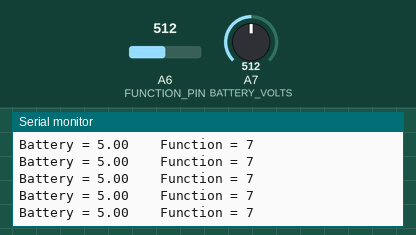
A sketch run on a simulated Arduino Nano, built with avr-gcc and run on an emulated ATmega328P. On the bench: the last lines printed to the serial monitor. Inputs (shaded band) come from the test bench; at power-on: A6 (FUNCTION_PIN) = 512, A7 (BATTERY_VOLTS) = 512.

Above: at 1.2 s.
1.3 s: A6 (FUNCTION_PIN) set to 716
At 1.31 s:
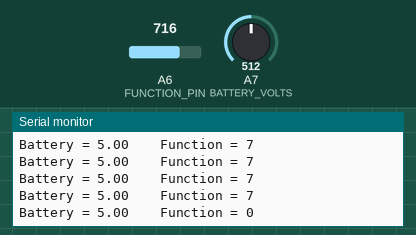
2.8 s: A7 (BATTERY_VOLTS) set to 716
At 2.81 s:
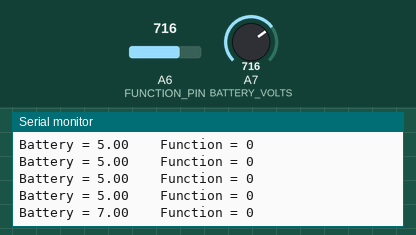
4.3 s: A7 (BATTERY_VOLTS) set to 900
At 4.31 s:
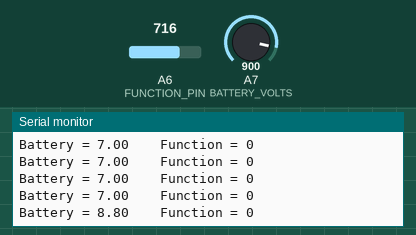
5.8 s: A6 (FUNCTION_PIN) set to 511
At 5.81 s:
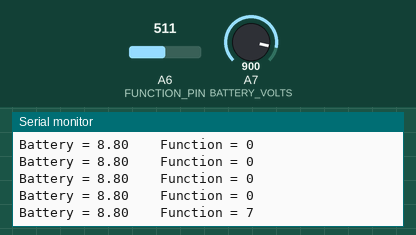
Timing chart, 0 to 8.3 s (numbered marks = the images above; inputs shaded):
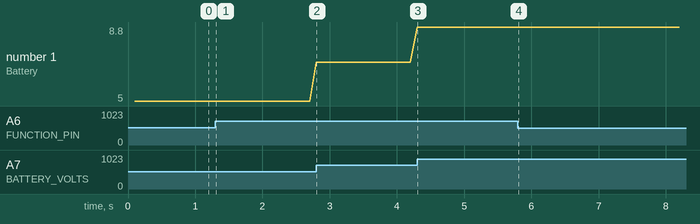

Measured:
- after the input at 1.3 s, the serial monitor: prints a new line at once (image 1)
- after the input at 2.8 s, the serial monitor: prints a new line at once (image 2)
- after the input at 4.3 s, the serial monitor: prints a new line at once (image 3)
- after the input at 5.8 s, the serial monitor: prints a new line at once (image 4)
- plotted number 1: 7 → 8.8 after the input at 4.3 s

The sketch:

05-systick.ino
```cpp
#include <Arduino.h>
/**
 * Hardware pin defines
 */
#define BOARD UKMARSBOT_V1
const int ENCODER_LEFT_CLK = 2;
const int ENCODER_RIGHT_CLK = 3;
const int ENCODER_LEFT_B = 4;
const int ENCODER_RIGHT_B = 5;
const int MOTOR_LEFT_DIR = 7;
const int MOTOR_RIGHT_DIR = 8;
const int MOTOR_LEFT_PWM = 9;
const int MOTOR_RIGHT_PWM = 10;
const int LED_RIGHT = 6;
const int LED_LEFT = 11;
const int EMITTER = 12;
const int SENSOR_RIGHT_MARK = A0;
const int SENSOR_1 = A1;
const int SENSOR_2 = A2;
const int SENSOR_3 = A3;
const int SENSOR_4 = A4;
const int SENSOR_LEFT_MARK = A5;
const int FUNCTION_PIN = A6;
const int BATTERY_VOLTS = A7;
/****/

/***
 * Global variables
 */

float gBatteryVolts;
int gFunctionSwitch;
uint32_t gUpdateTime;
const uint32_t gUpdateInterval = 100;  // in milliseconds
const float batteryDividerRatio = 2.0f;

/***/

void updateBatteryVolts() {
  int adcValue = analogRead(BATTERY_VOLTS);
  gBatteryVolts = adcValue * (5.0f * batteryDividerRatio / 1023.0f);
}

void updateFunctionSwitch() {
  /**
   * Typical ADC values for all function switch settings
   */
  const int adcReading[] = {660, 647, 630, 614, 590, 570, 545, 522, 461,
                            429, 385, 343, 271, 212, 128, 44,  0};

  int adcValue = analogRead(FUNCTION_PIN);
  if(adcValue > 1000){
    gFunctionSwitch = 16;  // pushbutton closed
    return;
  }
  for (int i = 0; i < 16; i++) {
    if (adcValue > (adcReading[i] + adcReading[i + 1]) / 2) {
      gFunctionSwitch = i;
      break;
    }
  }

}

/***
 * If you are interested in what all this does, the ATMega328P datasheet
 * has all the answers but it is not easy to follow until you have some
 * experience. For now just use the code as it is.
 */
void setupSystick() {
  // set the mode for timer 2
  bitClear(TCCR2A, WGM20);
  bitSet(TCCR2A, WGM21);
  bitClear(TCCR2B, WGM22);
  // set divisor to 128 => timer clock = 125kHz
  bitSet(TCCR2B, CS22);
  bitClear(TCCR2B, CS21);
  bitSet(TCCR2B, CS20);
  // set the timer frequency
  OCR2A = 249;  // (16000000/128/500)-1 = 249
  // enable the timer interrupt
  bitSet(TIMSK2, OCIE2A);
}

// the systick event is an ISR attached to Timer 2
// ISR_NOBLOCK flag is required so that other interrupt routines
// such as the encoder ISR run correctly
ISR(TIMER2_COMPA_vect, ISR_NOBLOCK) {
  updateBatteryVolts();
  updateFunctionSwitch();
}

void setup() {
  Serial.begin(9600);
  Serial.println(F("Systick Demo\n"));
  setupSystick();
  gUpdateTime = millis() + gUpdateInterval;
}

void loop() {
  if (millis() > gUpdateTime) {
    gUpdateTime += gUpdateInterval;
    if (gFunctionSwitch == 16) {
      digitalWrite(LED_BUILTIN, 1);
    } else {
      digitalWrite(LED_BUILTIN, 0);
    }
    Serial.print(F("Battery = "));
    Serial.print(gBatteryVolts);
    Serial.print(F("    Function = "));
    Serial.print(gFunctionSwitch);
    Serial.println();
  }
}
```
